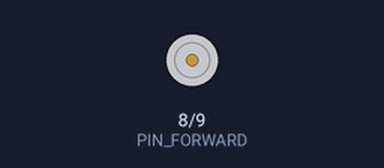
Simulated run of this sketch. Board: Arduino Uno, built with avr-gcc and run on an emulated ATmega328P. Shown: motor-driver pin pairs drawn as motors (green arrow = first pin HIGH = forward, orange = second pin HIGH = backward, longer = more drive).

Above: at 0.1 s.
At 1.1 s:
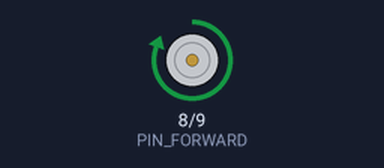
Timing chart, 0 to 32.5 s (numbered marks = the images above):
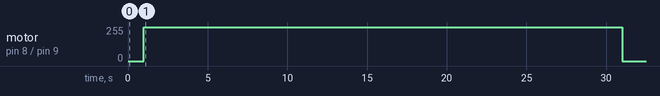

Measured:
- by itself, motor on pin 8 (PIN_FORWARD) / pin 9 (PIN_BACKWARD): stopped → forward 255/255 at 1.0 s, → stopped 30.0 s later

The sketch:

breakInMotorSimple.ino
```cpp
#define PIN_FORWARD     8
#define PIN_BACKWARD    9

#define LOOP_MAX    5

#define DRIVE_MSEC    30000
#define PAUSE_MSEC   180000
#define HIDEN_MSEC     1000

#define STOP          -1
#define FORWARD        0
#define PAUSE_FORWARD  1
#define BACKWARD       2
#define PAUSE_BACKWARD 3

unsigned long g_splitTime = 0;
int g_motor_state = STOP;
int g_loop_num = 0;

void setup() {
  pinMode(PIN_FORWARD, OUTPUT);
  pinMode(PIN_BACKWARD, OUTPUT);

  // STOP
  digitalWrite(PIN_FORWARD, LOW);
  digitalWrite(PIN_BACKWARD, LOW);

  g_splitTime = millis();
}

void loop() {
  // get current time.
  unsigned long curTime = millis();
  unsigned long timeInterval = 0;
  if(curTime >= g_splitTime){
    timeInterval = curTime - g_splitTime;
  }

  // calc current motor_state
  int motor_state = g_motor_state;
  bool isChanged = calcCurrentMotorState(motor_state, g_loop_num, g_motor_state, curTime, timeInterval);
  if( isChanged ){
    g_splitTime = curTime;
  }

  // action by motor_state.
  actionMotor(motor_state, isChanged, timeInterval, g_loop_num);

  // update g_motor_state.
  if( isChanged ){
    g_motor_state = motor_state;
  }

  delay(0);
}

void actionMotor
(
  const int motor_state,
  const bool isChanged,
  const unsigned long timeInterval,
  const int loop_num
)
{
  if(motor_state == FORWARD ){
    // FORWARD
    if(isChanged){
      // MOTOR-FORWARD
      digitalWrite(PIN_FORWARD, HIGH);
      digitalWrite(PIN_BACKWARD, LOW);
    }
  }else if(motor_state == BACKWARD){
    // BACKWARD
    if(isChanged){
      // MOTOR-BACKWARD
      digitalWrite(PIN_FORWARD,  LOW);
      digitalWrite(PIN_BACKWARD, HIGH);
    }
  }else if(motor_state == PAUSE_FORWARD || motor_state == PAUSE_BACKWARD){
    // PAUSE
    if(isChanged){
      // MOTOR-STOP
      digitalWrite(PIN_FORWARD, LOW);
      digitalWrite(PIN_BACKWARD, LOW);
    }
  }else{
    // STOP
    if(isChanged){
      // MOTOR-STOP
      digitalWrite(PIN_FORWARD, LOW);
      digitalWrite(PIN_BACKWARD, LOW);
    }
  }
  return;
}

bool calcCurrentMotorState
(
  int& motor_state,
  int& loop_num,
  const int prev_motor_state,
  const unsigned long curTime,
  const unsigned long timeInterval
)
{
  bool bRet = false;

  // this frame motor_stae
  motor_state = prev_motor_state;

  // calc current motor_state
  if(prev_motor_state==STOP){
    if( timeInterval > HIDEN_MSEC){
      bRet = true;

      // stop to forward
      motor_state = FORWARD;
    }
  }else
  if(prev_motor_state==FORWARD || prev_motor_state==BACKWARD){
    if( timeInterval > DRIVE_MSEC){
      bRet = true;

      if(prev_motor_state == FORWARD ){
        // forward to pause
        motor_state = PAUSE_FORWARD;
      }else{
        // backward to pause
        motor_state = PAUSE_BACKWARD;
        loop_num++;
      }
    }
  }else if(prev_motor_state==PAUSE_FORWARD || prev_motor_state==PAUSE_BACKWARD){
    if( timeInterval > PAUSE_MSEC){
      bRet = true;

      if(prev_motor_state == PAUSE_FORWARD ){
        // pause to backward
        motor_state = BACKWARD;
      }else{
        if( loop_num >= LOOP_MAX ){
          // pause to stop
          motor_state = STOP;
          // loop_num = 0;
        }else{
          // pause to forward
          motor_state = FORWARD;
        }
      }
    }
  }
  return bRet;
}
```
